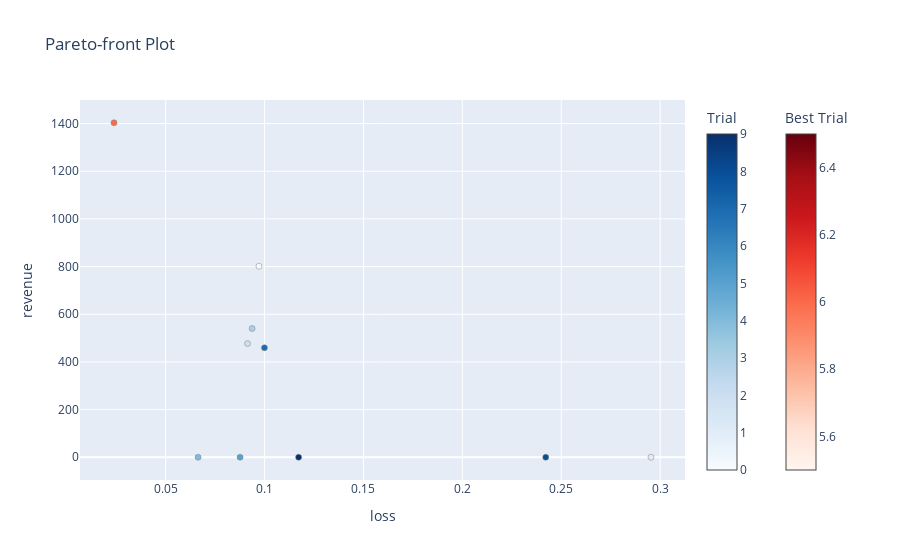

Notebook code cell kept with this figure:
### Code cell
optuna.visualization.plot_pareto_front(study, target_names=["loss", "revenue"])

### Figure 1 — Plotly figure (JSON) as saved in the notebook; plotly's stock layout.template omitted (floating-point values rounded to 4 significant figures)
{"data": [{"hovertemplate": "%{text}<extra>Trial</extra>", "marker": {"color": [0, 1, 2, 3, 4, 5, 7, 8, 9], "colorbar": {"title": {"text": "Trial"}}, "colorscale": [[0, "rgb(247,251,255)"], [0.125, "rgb(222,235,247)"], [0.25, "rgb(198,219,239)"], [0.375, "rgb(158,202,225)"], [0.5, "rgb(107,174,214)"], [0.625, "rgb(66,146,198)"], [0.75, "rgb(33,113,181)"], [0.875, "rgb(8,81,156)"], [1, "rgb(8,48,107)"]], "line": {"color": "Grey", "width": 0.5}}, "mode": "markers", "showlegend": false, "text": ["{<br>  \"number\": 0,<br>  \"values\": [<br>    0.09716078639030457,<br>    801.5<br>  ],<br>  \"params\": {<br>    \"linlin_weight\": 0.2,<br>    \"learning_rate\": 0.06351221010640701,<br>    \"train_epochs\": 2,<br>    \"seq_len\": 84,<br>    \"label_seq_len_ratio\": 0.45,<br>    \"e_layers\": 2,<br>    \"d_layers\": 1,<br>    \"n_heads\": 28,<br>    \"d_model\": 1280,<br>    \"batch_size\": 24<br>  }<br>}", "{<br>  \"number\": 1,<br>  \"values\": [<br>    0.2953808903694153,<br>    0.0<br>  ],<br>  \"params\": {<br>    \"linlin_weight\": 0.055,<br>    \"learning_rate\": 0.07579479953348005,<br>    \"train_epochs\": 2,<br>    \"seq_len\": 63,<br>    \"label_seq_len_ratio\": 0.47500000000000003,<br>    \"e_layers\": 3,<br>    \"d_layers\": 2,<br>    \"n_heads\": 20,<br>    \"d_model\": 1024,<br>    \"batch_size\": 12<br>  }<br>}", "{<br>  \"number\": 2,<br>  \"values\": [<br>    0.09141257405281067,<br>    476.97<br>  ],<br>  \"params\": {<br>    \"linlin_weight\": 0.295,<br>    \"learning_rate\": 3.613894271216525e-05,<br>    \"train_epochs\": 1,<br>    \"seq_len\": 70,<br>    \"label_seq_len_ratio\": 0.5750000000000001,<br>    \"e_layers\": 6,<br>    \"d_layers\": 1,<br>    \"n_heads\": 20,<br>    \"d_model\": 1280,<br>    \"batch_size\": 4<br>  }<br>}", "{<br>  \"number\": 3,<br>  \"values\": [<br>    0.09371507912874222,<br>    540.25<br>  ],<br>  \"params\": {<br>    \"linlin_weight\": 0.295,<br>    \"learning_rate\": 4.809461967501571e-05,<br>    \"train_epochs\": 1,<br>    \"seq_len\": 112,<br>    \"label_seq_len_ratio\": 0.8,<br>    \"e_layers\": 6,<br>    \"d_layers\": 2,<br>    \"n_heads\": 4,<br>    \"d_model\": 1536,<br>    \"batch_size\": 16<br>  }<br>}", "{<br>  \"number\": 4,<br>  \"values\": [<br>    0.06638124585151672,<br>    0.0<br>  ],<br>  \"params\": {<br>    \"linlin_weight\": 0.095,<br>    \"learning_rate\": 0.0009565499215943821,<br>    \"train_epochs\": 1,<br>    \"seq_len\": 112,<br>    \"label_seq_len_ratio\": 0.5,<br>    \"e_layers\": 5,<br>    \"d_layers\": 2,<br>    \"n_heads\": 20,<br>    \"d_model\": 1280,<br>    \"batch_size\": 8<br>  }<br>}", "{<br>  \"number\": 5,<br>  \"values\": [<br>    0.0876244530081749,<br>    0.0<br>  ],<br>  \"params\": {<br>    \"linlin_weight\": 0.44,<br>    \"learning_rate\": 0.012604664585649461,<br>    \"train_epochs\": 2,<br>    \"seq_len\": 105,<br>    \"label_seq_len_ratio\": 0.65,<br>    \"e_layers\": 7,<br>    \"d_layers\": 1,<br>    \"n_heads\": 8,<br>    \"d_model\": 256,<br>    \"batch_size\": 12<br>  }<br>}", "{<br>  \"number\": 7,<br>  \"values\": [<br>    0.09993848949670792,<br>    459.14<br>  ],<br>  \"params\": {<br>    \"linlin_weight\": 0.36,<br>    \"learning_rate\": 6.235377135673157e-05,<br>    \"train_epochs\": 1,<br>    \"seq_len\": 105,<br>    \"label_seq_len_ratio\": 0.7000000000000001,<br>    \"e_layers\": 6,<br>    \"d_layers\": 4,<br>    \"n_heads\": 4,<br>    \"d_model\": 768,<br>    \"batch_size\": 4<br>  }<br>}", "{<br>  \"number\": 8,<br>  \"values\": [<br>    0.24215048551559448,<br>    0.0<br>  ],<br>  \"params\": {<br>    \"linlin_weight\": 0.395,<br>    \"learning_rate\": 0.0031130959561221226,<br>    \"train_epochs\": 1,<br>    \"seq_len\": 49,<br>    \"label_seq_len_ratio\": 0.525,<br>    \"e_layers\": 3,<br>    \"d_layers\": 3,<br>    \"n_heads\": 24,<br>    \"d_model\": 2048,<br>    \"batch_size\": 16<br>  }<br>}", "{<br>  \"number\": 9,<br>  \"values\": [<br>    0.11721369624137878,<br>    0.0<br>  ],<br>  \"params\": {<br>    \"linlin_weight\": 0.095,<br>    \"learning_rate\": 0.007128188058401363,<br>    \"train_epochs\": 2,<br>    \"seq_len\": 84,<br>    \"label_seq_len_ratio\": 0.7250000000000001,<br>    \"e_layers\": 4,<br>    \"d_layers\": 3,<br>    \"n_heads\": 16,<br>    \"d_model\": 256,<br>    \"batch_size\": 4<br>  }<br>}"], "type": "scatter", "x": [0.09716, 0.2954, 0.09141, 0.09372, 0.06638, 0.08762, 0.09994, 0.2422, 0.1172], "y": [801.5, 0, 477.0, 540.2, 0, 0, 459.1, 0, 0]}, {"hovertemplate": "%{text}<extra>Best Trial</extra>", "marker": {"color": [6], "colorbar": {"title": {"text": "Best Trial"}, "x": 1.1, "xpad": 40}, "colorscale": [[0, "rgb(255,245,240)"], [0.125, "rgb(254,224,210)"], [0.25, "rgb(252,187,161)"], [0.375, "rgb(252,146,114)"], [0.5, "rgb(251,106,74)"], [0.625, "rgb(239,59,44)"], [0.75, "rgb(203,24,29)"], [0.875, "rgb(165,15,21)"], [1, "rgb(103,0,13)"]], "line": {"color": "Grey", "width": 0.5}}, "mode": "markers", "showlegend": false, "text": ["{<br>  \"number\": 6,<br>  \"values\": [<br>    0.023875106126070023,<br>    1403.58<br>  ],<br>  \"params\": {<br>    \"linlin_weight\": 0.20500000000000002,<br>    \"learning_rate\": 0.00012172958098369953,<br>    \"train_epochs\": 2,<br>    \"seq_len\": 70,<br>    \"label_seq_len_ratio\": 0.5,<br>    \"e_layers\": 5,<br>    \"d_layers\": 1,<br>    \"n_heads\": 28,<br>    \"d_model\": 256,<br>    \"batch_size\": 32<br>  }<br>}"], "type": "scatter", "x": [0.02388], "y": [1404.0]}], "layout": {"title": {"text": "Pareto-front Plot"}, "xaxis": {"title": {"text": "loss"}}, "yaxis": {"title": {"text": "revenue"}}}}
